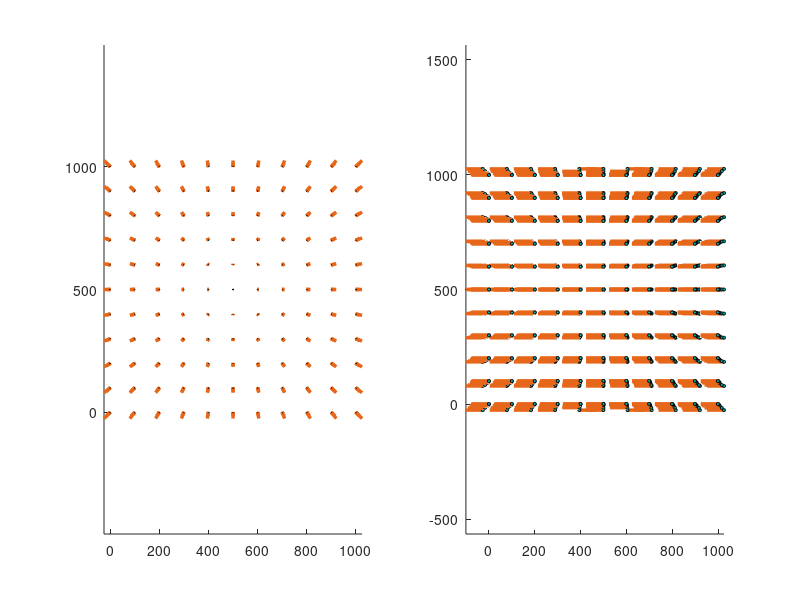

MATLAB code for this plot:
%%
function [X,U,P]=my_temp_v3_1
N=1000;
% data = zeros(idivide(int16(N),int16(100)), 2);
data = [];

% перейдём в ангстремы
global scale
scale = 10^(-10);

n=[10 10 6]; % размер решётки (n-1)
global A C Q G d % константы
d=10^(-8); % шаг решётки
d = d/scale;
A=[-3.712*10^(7) 6.079*10^(8) 1.303*10^(8)*20 1.294*10^(9) -1.950*10^(9) -2.5*10^(9) 3.863*10^(10) 2.529*10^(-10) 1.637*10^(-10) 1.367*10^(-10)]; % порядки!
C=[27.5 17.9 5.43]*10^(9); G=[51 0 2]*10^(-11); 
% Q=[14.2 -0.74 1.57]*10^(9)*scale;
Q=[-0.795 -1.222 1.57]*10^(5);

[x,y,z]=ndgrid(d*(0:n(1)),d*(0:n(2)),d*(0:n(3))); X={x;y;z}; clear x y z
U=cell(3,1); P=U; E=cell(6,1);
for i=1:3, U{i}=zeros(size(X{1})); P{i}=zeros(size(X{1})); end
% задаём значения U, P при z=0
global fix
fix=false(size(X{1})); fix(:,:,1)=true;

% Сделаем сдвиг на 0.2 через meshgrid (суммарный сдвиг)
del = 50;
del = del/100;
x_fix = linspace(-del*d/2, del*d/2, n(1)+1);
y_fix = linspace(-del*d/2, del*d/2, n(2)+1);
[X_fix, Y_fix] = meshgrid(x_fix, y_fix);

% U{1}(fix)=(X{1}(fix)-X_fix)*d;
% U{2}(fix)=(X{2}(fix)-Y_fix)*d;
% U{3}(fix)=0;

U{2}(fix)=(X_fix);
U{1}(fix)=(Y_fix);
U{3}(fix)=0;

% for i=1:3
%     P{i}(fix) = ones(n(1)+1, n(2)+1)*0.0001;
% %     P{i}(fix)=(rand(n(1:2)+1)-1/2)*d; 
% %     P{i}=(rand(n+1)-1/2)*10^(-5); 
% end
P{1} = ones(n+1)*0.1;


% цикл градиентного спуска
F=energies(U,P); 
k0=0; 
oo=0;
% while true
for i =1:N
        oo=oo+1;
        [GU,GP,gmax]=gradflow; % градиенты
        if gmax<1e-4*d, break, end % критерий остановки
        mu=min(1,1e-3*d/gmax); f=step_along(U,P,GU,GP,mu); f_=f;
        k=0;
        % определяем интервал одномерного поиска
        if f>F
            while f>F, f=f_; mu=mu/2; f_=step_along(U,P,GU,GP,mu); end
            mu=2*mu; k=k+1;
        else       
            while f<=f_, f_=f; mu=2*mu; f=step_along(U,P,GU,GP,mu); k=k+1; end
        end
        if k>k0,k0=k; end
        if f-2*f_+F == 0
            disp([f f_ F])
            break
        end
        mu=mu/4*(1-2*(f_-F)/(f-2*f_+F));
%         GP{1}*mu
%         GU{1}*mu
%         mu
        [F,U,P]=step_along(U,P,GU,GP,mu);
        if mod(oo,100)==0 
            data(idivide(int16(oo),int16(100)), 1) = oo;
            data(idivide(int16(oo),int16(100)), 2) = F;
            
        end
%         oo
        F
%         GU{1}
end
% U{1}
% P{1}
% [F,FL,FC,FQ,FG]=energies(U,P);

save('data.mat','data', 'X', 'U', 'P');
visual(X,U,P)
disp([oo k0])
end

%% ========================================================================
function [F,U,P]=step_along(U,P,GU,GP,mu)
% энергия после шага в направлении антиградиента: U -> (U - mu*dU)
for i=1:3, U{i}=U{i}-mu*GU{i}; P{i}=P{i}-mu*GP{i}; end
F=energies(U,P);
end

%% ========================================================================
function [F,FL,FC,FQ,FG]=energies(U,P0)
% вычисление энергии и её составляющих
global A C Q G d E P dP
% считаем производные на решётке и деформации
dU=derivatives(U); dP=derivatives(P0); P=P0;
i1=[1 5 9 6 3 2]; i2=[1 5 9 8 7 4]; % для нумерации по Фойгту
for i=1:6, E{i}=(dU{i1(i)}+dU{i2(i)})/(2-(i>3)); end
% квадраты и 4-е степени для ускорения счёта
q12=P{1}.^2; q22=P{2}.^2; q32=P{3}.^2; q14=q12.^2; q24=q22.^2; q34=q32.^2;
FL=A(1)*(q12+q22+q32)...
    +A(2)*(q14+q24+q34)...
    +A(3)*(q12.*q22+q22.*q32+q12.*q32)...
    +A(4)*(q12.*q14+q22.*q24+q32.*q34)...
    +A(5)*(q14.*(q22+q32)+q24.*(q12+q32)+q34.*(q12+q22))...
    +A(6)*q12.*q22.*q32...
    +A(7)*(q14.^2+q24.^2+q34.^2)...
    +A(8)*(q12.*q14.*(q22+q32)+q22.*q24.*(q12+q32)+q32.*q34.*(q12+q32))...
    +A(9)*(q14.*q24+q24.*q34+q14.*q34)...
    +A(10)*(q14.*q22.*q32+q24.*q12.*q32+q34.*q12.*q22);
FC=C(1)/2*(E{1}.^2+E{2}.^2+E{3}.^2)...
    +C(2)*(E{2}.*E{3}+E{1}.*E{3}+E{1}.*E{2})...
    +C(3)/2*(E{4}.^2+E{5}.^2+E{6}.^2);
FQ=-Q(1)*(E{1}.*q12+E{2}.*q22+E{3}.*q32)...
    -Q(2)*(E{1}.*(q22+q32)+E{2}.*(q12+q32)+E{3}.*(q12+q22))...
    -Q(3)*(E{6}.*P{1}.*P{2}+E{5}.*P{1}.*P{3}+E{4}.*P{2}.*P{3});
FG=G(1)/2*(dP{1,1}.^2+dP{2,2}.^2+dP{3,3}.^2)...
    +G(2)*(dP{1,1}.*dP{2,2}+dP{2,2}.*dP{3,3}+dP{1,1}.*dP{3,3})...
    +G(3)/2*(dP{1,2}.^2+dP{2,1}.^2+dP{2,3}.^2+dP{3,2}.^2+dP{3,1}.^2+dP{1,3}.^2);
FL=sum(FL(:)); FC=sum(FC(:)); FQ=sum(FQ(:)); FG=sum(FG(:));
% F=FL+FC+FQ+FG; % * d^3 ?
F=FL+FC+FQ; % * d^3 ?
F=F/numel(P0{1});
end

%% ========================================================================
function D=derivatives(V)
% вычисляем производные векторного поля на решётке: внутренние узлы по
% формулам 2-го порядка, граничные - по формулам 1-го порядка
% компоненты поля V - массив cell(3,1)
global d
D=cell(3,3); for i=1:9, D{i}=zeros(size(V{1})); end
for i=1:3, V{i}=V{i}/d/2; end % сразу учитываем шаг решётки
for i=1:3
    D{i,1}(2:end-1,:,:)=V{i}(3:end,:,:)-V{i}(1:end-2,:,:);
    D{i,1}([1 end],:,:)=2*cat(1,V{i}(2,:,:)-V{i}(1,:,:),V{i}(end,:,:)-V{i}(end-1,:,:));
    D{i,2}(:,2:end-1,:)=V{i}(:,3:end,:)-V{i}(:,1:end-2,:);
    D{i,2}(:,[1 end],:)=2*cat(2,V{i}(:,2,:)-V{i}(:,1,:),V{i}(:,end,:)-V{i}(:,end-1,:));
    D{i,3}(:,:,2:end-1)=V{i}(:,:,3:end)-V{i}(:,:,1:end-2);
    D{i,3}(:,:,[1 end])=2*cat(3,V{i}(:,:,2)-V{i}(:,:,1),V{i}(:,:,end)-V{i}(:,:,end-1));
end
end

%% ========================================================================
function [GU,GP,gmax]=gradflow
% вычисляем градиент - производные энергии по (P1,P2,P3) и (U1,U2,U3) каждого узла
global A C Q G d E P dP fix
GP=cell(3,1); GU=cell(3,1);
% вспомогательные переменные для ускорения счёта
q2=cell(3,1); q4=q2; q6=q2; PP=q2; P2=0; P4=0; P6=0;
for i=1:3
    q2{i}=P{i}.^2; q4{i}=q2{i}.^2; q6{i}=q2{i}.^3;
    P2=P2+q2{i}; P4=P4+q4{i}; P6=P6+q6{i};
end
PP{1}=q2{2}.*q2{3}; PP{2}=q2{1}.*q2{3}; PP{3}=q2{1}.*q2{2};
EP{1}=E{6}.*P{2}+E{5}.*P{3}; EP{2}=E{6}.*P{1}+E{4}.*P{3}; EP{3}=E{5}.*P{1}+E{4}.*P{2};
% локальная часть
for i=1:3
    % производная энергии Ландау
    GP{i}=A(1)+2*A(2)*q2{i}+A(3)*(P2-q2{i})+3*A(4)*q4{i}...
        +A(5)*(2*q2{i}.*(P2-q2{i})+(P4-q4{i}))+A(6)*PP{i}+4*A(7)*q6{i}...
        +A(8)*(3*q4{i}.*(P2-q2{i})+P6-q6{i})+2*A(9)*q2{i}.*(P4-q4{i})...
        +A(10)*PP{i}.*(q2{i}+P2);
    GP{i}=2*P{i}.*GP{i};
    % вклад электрострикции
    GP{i}=GP{i}-2*P{i}.*(Q(2)*(E{1}+E{2}+E{3})-(Q(2)-Q(1))*E{i})-Q(3)*EP{i};
end
% нелокальная часть
g=G/2/d; c=C/2/d; q=Q/2/d; % если нужны конечные разности, то не делить на d!
for i=1:3
    per=[i:3 1:i-1]; % перестановка размерностей
    i1=per(1); i2=per(2); i3=per(3);
    % производные по компонентам вектора P
    % производные "вдоль", типа P1,1
    T=g(1)*dP{i1,i1}+g(2)*(dP{i2,i2}+dP{i3,i3});
    GP{i1}=GP{i1}+gradflow_local(T,i1);
    % производные "поперёк", типа P1,2 и P1,3
    T=g(3)*dP{i1,i2};
    GP{i1}=GP{i1}+gradflow_local(T,i2);
    T=g(3)*dP{i1,i3};
    GP{i1}=GP{i1}+gradflow_local(T,i3);
    % производные по компонентам вектора U (упругая энергия и электрострикция)
    T=c(1)*E{i1}+c(2)*(E{i2}+E{i3})-q(1)*q2{i1}-q(2)*(q2{i2}+q2{i3}); 
    GU{i1}=gradflow_local(T,i1);
    T=c(3)*E{i2+3}-q(3)*P{i1}.*P{i3}; % индексы согласованы с нумерацией Фойгта
    GU{i1}=GU{i1}+gradflow_local(T,i3);
    T=c(3)*E{i3+3}-q(3)*P{i1}.*P{i2};
    GU{i1}=GU{i1}+gradflow_local(T,i2);
    GU{i1}(fix)=0; % GP{i1}(fix)=0; % для фиксированных узлов
end
% максимальная длина градиента U
gmax1=sqrt(max(GU{1}(:).^2+GU{2}(:).^2+GU{3}(:).^2));
gmax2=sqrt(max(GP{1}(:).^2+GP{2}(:).^2+GP{3}(:).^2));
gmax=max([gmax1 gmax2]);

end
%% ========================================================================
function D=gradflow_local(T,dim)
% преобразование массива в разностный вдоль размерности dim 
% (вспомог. функция для gradflow)
D=zeros(size(T)); Z=false(size(T));
n=size(T); ind={1:n(1) 1:n(2) 1:n(3)};
% внутренние слои
ind{dim}=2:n(dim)-1; Z(ind{:})=true; ind0=Z; Z(:)=false;
ind{dim}=3:n(dim); Z(ind{:})=true; ind1=Z; Z(:)=false;
ind{dim}=1:n(dim)-2; Z(ind{:})=true; ind2=Z; Z(:)=false;
D(ind1)=T(ind0); D(ind2)=D(ind2)-T(ind0);
% граничные и приграничные слои
ind{dim}=[1 n(dim)]; Z(ind{:})=true; ind0=Z; Z(:)=false;
ind{dim}=[2 n(dim)]; Z(ind{:})=true; ind1=Z; Z(:)=false;
ind{dim}=[1 n(dim)-1]; Z(ind{:})=true; ind2=Z;
D(ind1)=D(ind1)+2*T(ind0); D(ind2)=D(ind2)-2*T(ind0);
end

%% ========================================================================
function visual(X,U,P)
% визуализация решётки с деформациями и поляризацией
dx=zeros(3,1); xmin=dx; X1=X; G=dx; G1=dx;
d=X{1}(2,1,1)-X{1}(1,1,1); % шаг решётки
for i=1:3, xmin(i)=min(X{i}(:)); dx(i)=max(X{i}(:))-xmin(i); end
% % строим подложку
% patch(xmin(1)+[-1 5 5 -1]/4*dx(1),xmin(2)+[-1 -1 5 5]/4*dx(2),[0 0 0 0],...
%     'facecolor',0.9*[1 1 1])
% находим максимальные смещения и поляризации
umax=U{1}.^2+U{2}.^2+U{3}.^2; pmax=P{1}.^2+P{2}.^2+P{3}.^2;
umax=sqrt(max(umax(:))); pmax=sqrt(max(pmax(:)));
% нормируем векторные поля с учётом размера ячейки
for i=1:3
%     U{i}=(d/umax)*U{i}; 
    P{i}=(3/4*d/pmax)*P{i}; 
    X1{i}=X{i}+U{i};
end

% строим исходную и деформированную решётки
subplot(1, 2, 1)
axis equal, hold on
% for i=1:3
%     x=X; x1=X1; per=[i:3 1:i-1];
%     for j=1:3
%         x{j}=permute(x{j},per); x{j}(end+1,:,:)=NaN;
%         x1{j}=permute(x1{j},per); x1{j}(end+1,:,:)=NaN;
%     end
%     G(i)=line(x{1}(:),x{2}(:),x{3}(:),'color',[1 0 0 0.2],'linewidth',0.1);
%     G1(i)=line(x1{1}(:),x1{2}(:),x1{3}(:),'color',[0 0 1 0.5],'linewidth',1);
% end

for i=1:3, XU{i}=[X{i}(:) X{i}(:)+U{i}(:)]'; end
line(XU{1},XU{2},XU{3},'color',[0.9 0.4 0.1],'linewidth',2.5)
scatter3(X{1}(:),X{2}(:),X{3}(:),'MarkerEdgeColor','k',...
    'MarkerFaceColor',[0 .75 .75],'SizeData', 0.1)

% строим векторы поляризации
subplot(1, 2, 2)
axis equal, hold on
for i=1:3, XP{i}=[X1{i}(:) X1{i}(:)+P{i}(:)]'; end
line(XP{1},XP{2},XP{3},'color',[0.9 0.4 0.1],'linewidth',2.5)
scatter3(X1{1}(:),X1{2}(:),X1{3}(:),'MarkerEdgeColor','k',...
    'MarkerFaceColor',[0 .75 .75],'SizeData',5)
axis tight
end